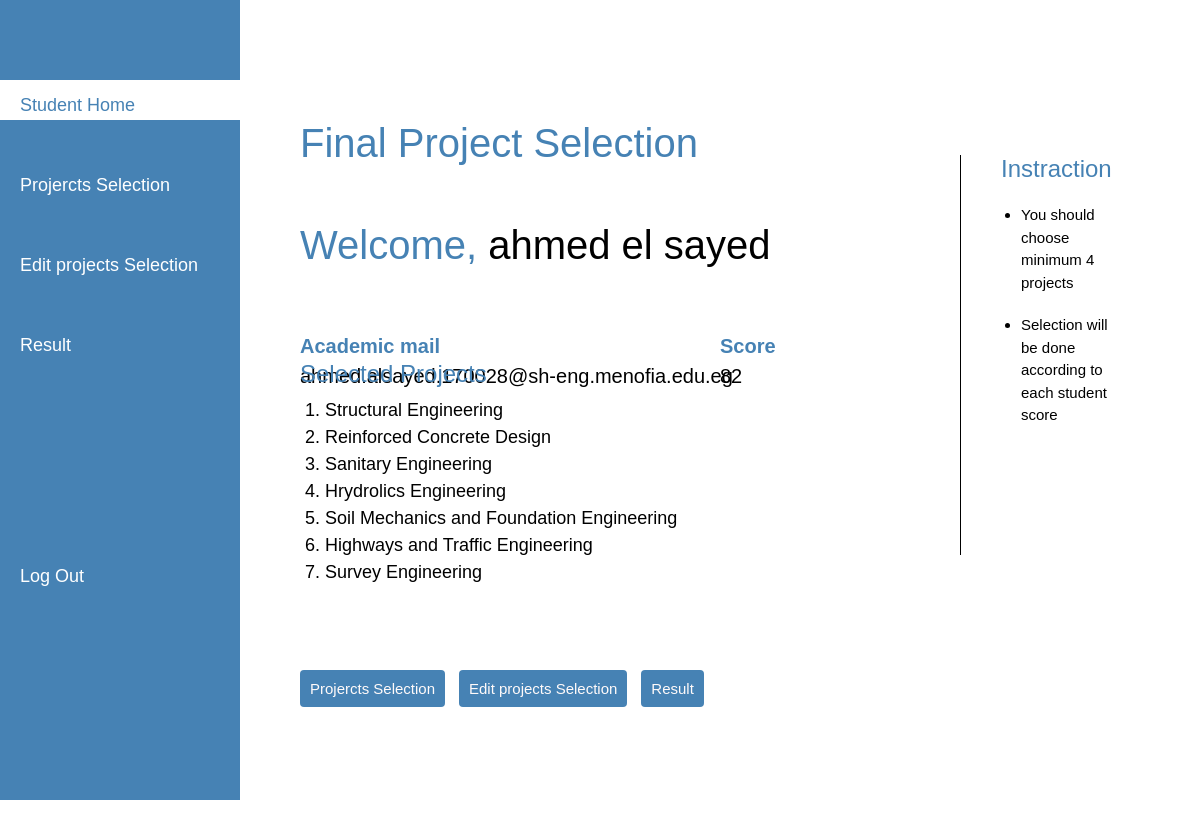
Page / (signed in) on the committed database.
### tables this page shows
CREATE TABLE "students"(id INTEGER PRIMARY KEY, name TEXT, acamail TEXT, pass TEXT, score NUMERIC, final TEXT);

CREATE TABLE projects(id INTEGER PRIMARY KEY, id_projects INTEGER, projects TEXT, FOREIGN KEY(id_projects) REFERENCES students(id));

### application.py (the view)
@app.route("/")
@login_required
def home():
    student_id = session["student_id"]
    student = db.execute("SELECT * FROM students WHERE id = ?", student_id)[0]
    projects = db.execute("SELECT projects FROM projects WHERE id_projects = ?", student_id)
    if len(projects) != 0:
        return render_template("index.html", student=student, projects=projects)
    return render_template("index.html", student=student, projects="none")

### helpers.py (called while the page is built)
def login_required(f):
    @wraps(f)
    def decorated_function(*args, **kwargs):
        if session.get("student_id") is None:
            return redirect("/login")
        return f(*args, **kwargs)
    return decorated_function

### templates/index.html (shortened to what this page needs)
{% extends "layout.html" %}
{% block main %}
<div class="titleh"><h1>Final Project Selection</h1></div>
<div class="header">
    <h1></h1><span style="color: steelblue;">Welcome, </span>{{student.name}}</h1>
    <h3 style="color: white;">Wish you best of luck in your final year</h3>
</div>
<div class="pdata">
    <p><b style="color: steelblue;">Academic mail</b><br>{{student.acamail}}</p>
    <p class = "pdata2"><b style="color: steelblue;">Score</b><br>{{student.score}}</p><br>
</div>
<div class="instruct">
    <ul>
        <h4 style="color: steelblue;">Instraction</h4>
        <li>You should choose minimum 4 projects</li>
        <li>Selection will be done according to each student score</li>
    </ul>
</div>
{% if projects != "none" %}
<div class="projectsp">
    <h4>Selected Projects</h4>
    <ul>
        {% for project in projects%}
        <li>{{project.projects}}</li>
        {% endfor %}
    </ul>
</div>
{% endif %}
<div>
    <a class="hbutton" href="/select">Projercts Selection</a>
    <a class="hbutton"href="/edit">Edit projects Selection</a>
    <a class="hbutton"href="/result">Result</a>
</div>
{%endblock%}

### static/styles.css (style rules this page uses)
.main { color: rgb(0, 0, 0); background-color: rgb(255, 255, 255); font-family: Helvetica, serif; font-size: 50px; box-sizing: border-box; overflow: hidden; }
.titleh { width: 50%; height:60px; position: absolute; float: left; left: 25%; top: 11.5%; color: steelblue; font-size: 40px; }
.header { width: 50%; height:60px; position: absolute; float: left; left: 25%; top: 20%; color: black; font-size: 40px; }
.pdata { width:50%; height: 30vh; position: absolute; top: 32%; left: 25vw; color: black; font-size: 20px; }
.pdata2 { width:30%; height: 30vh; position: absolute; top: 0%; left: 35vw; color: black; font-size: 20px; }
.projectsp { width:50%; height: 20vh; position: relative; bottom: 55vh; left: 25vw; color: black; font-size: 15px; }
.projectsp ul { list-style-type: decimal; list-style-position: inside; display: inline-table; padding: 5px; padding-top: 0px; font-size: 18px; }
.projectsp h4 { color: steelblue; }
.instruct { width:15vw; height: 50vh; position: absolute; top: 15%; float: right; right: 5%; color: black; font-size: 15px; border-left: 1px solid black; }
.instruct li { margin: 20px; }
.hbutton { display: inline; position: relative; left: 25vw; bottom: 40vh; color: snow; background-color: steelblue; border-style: none; border-radius: 0.25rem; width: 5vw; height: 5vh; padding: 10px; font-size: 15px; }

### rows in the picture
students: name "ahmed el sayed", acamail "ahmed.alsayed.170028@sh-eng.menofia.edu.eg", score "82"
projects: projects "Structural Engineering"
projects: projects "Reinforced Concrete Design"
projects: projects "Sanitary Engineering"
projects: projects "Hrydrolics Engineering"
projects: projects "Soil Mechanics and Foundation Engineering"
projects: projects "Highways and Traffic Engineering"
projects: projects "Survey Engineering"
